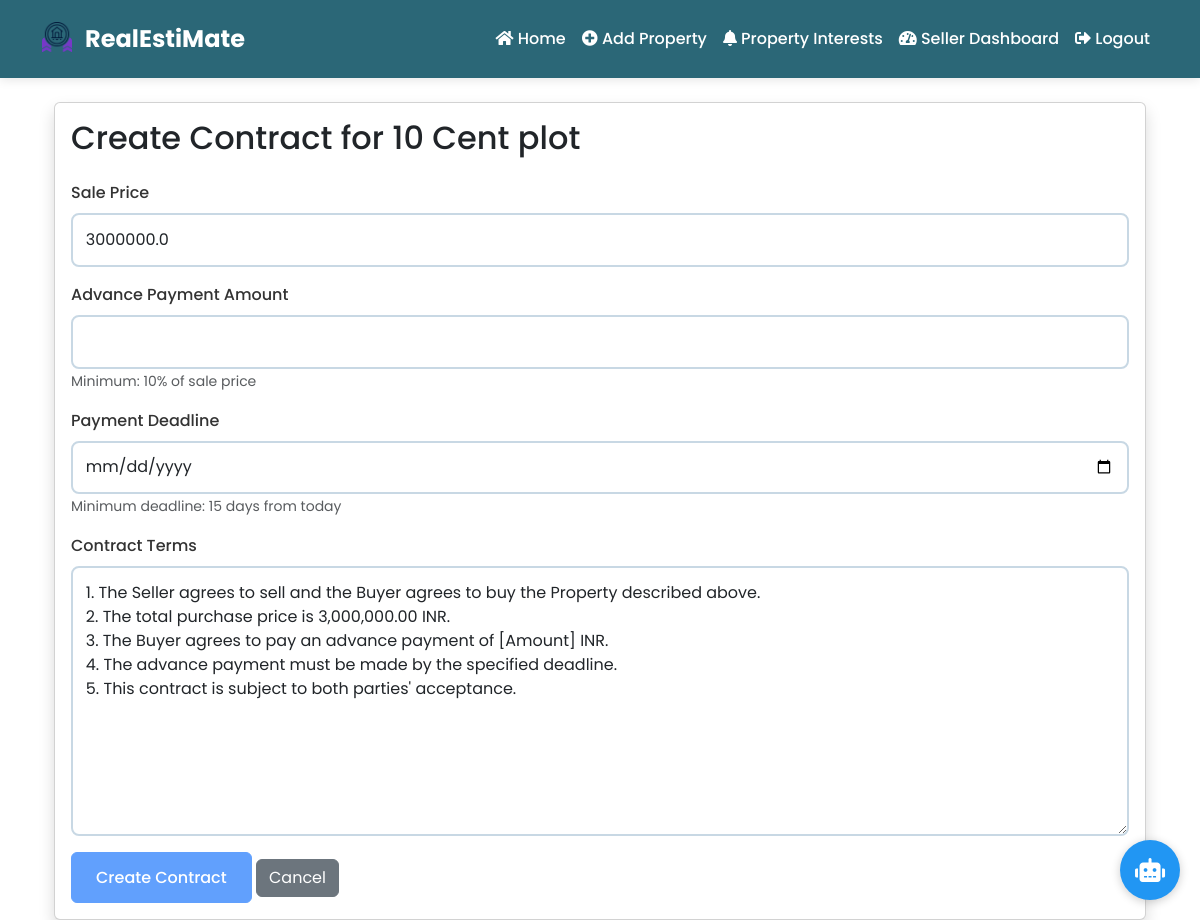
The app's page /contract/create/1/1 (signed in) with its own data.
### app/models/property.py (models this page shows, shortened)
class Property(db.Model):
    id = db.Column(db.Integer, primary_key=True)
    title = db.Column(db.String(100), nullable=False)
    description = db.Column(db.Text)
    price = db.Column(db.Float, nullable=False)
    property_type = db.Column(db.String(50))  # 'house', 'apartment', 'plot'
    location = db.Column(db.String(100), nullable=False)
    latitude = db.Column(db.Float)
    longitude = db.Column(db.Float)
    area = db.Column(db.Float)  # in square feet
    area_unit = db.Column(db.String(20), default='sq_ft')
    bedrooms = db.Column(db.Integer)
    bathrooms = db.Column(db.Integer)
    floor = db.Column(db.Integer)  # for apartments
    total_floors = db.Column(db.Integer)
    plot_dimensions = db.Column(db.String(50))  # e.g., "40x60"
    corner_plot = db.Column(db.Boolean, default=False)
    facing = db.Column(db.String(20))  # North, South, East, West
    image_filename = db.Column(db.String(255))
    image_url = db.Column(db.String(255))
    created_at = db.Column(db.DateTime, default=datetime.utcnow)
    user_id = db.Column(db.Integer, db.ForeignKey('user.id'), nullable=False)
    is_available = db.Column(db.Boolean, default=True)
    is_verified = db.Column(db.Boolean, default=False)
    verification_status = db.Column(db.String(20), default='pending')  # pending, approved, rejected
    admin_feedback = db.Column(db.Text)  # For rejection reason
    verified_at = db.Column(db.DateTime)
    verified_by = db.Column(db.Integer, db.ForeignKey('user.id'), nullable=True)
    interests = db.relationship('PropertyInterest', lazy='dynamic', cascade='all, delete-orphan')
    images = db.relationship('PropertyImage', back_populates='property', cascade='all, delete-orphan')
    documents = db.relationship('PropertyDocument', back_populates='property', cascade='all, delete-orphan')

### app/routes/contract.py (the view, shortened to what this page needs)
@bp.route('/create/<int:property_id>/<int:buyer_id>', methods=['GET', 'POST'])
@login_required
def create(property_id, buyer_id):
    if current_user.user_type != 'seller':
        flash('Only sellers can create contracts', 'danger')
        return redirect(url_for('main.index'))
    property = Property.query.get_or_404(property_id)
    if property.user_id != current_user.id:
        flash('Unauthorized access', 'danger')
        return redirect(url_for('main.index'))
    if not property.is_verified or property.verification_status != 'approved':
        flash('This property is not available for purchase', 'danger')
        return redirect(url_for('main.index'))
    now = datetime.now()
    return render_template('contract/create.html',
                         property=property,
                         now=now,
                         timedelta=timedelta)

### app/models/user.py (called while the page is built)
    @property
    def is_active(self):
        return self.active

### app/templates/contract/create.html (shortened to what this page needs)
{% extends "base.html" %}
{% block content %}
<div class="container">
    <div class="card shadow">
        <div class="card-body">
            <h2 class="mb-4">Create Contract for {{ property.title }}</h2>
            <form method="POST" id="contractForm">
                <div class="mb-3">
                    <label class="form-label">Sale Price</label>
                    <input type="number" name="price" id="price" class="form-control"
                           value="{{ property.price }}" required
                           min="100000" step="1000">
                </div>
                <div class="mb-3">
                    <label class="form-label">Advance Payment Amount</label>
                    <input type="number" name="advance_payment" id="advancePayment" class="form-control" required
                           step="1000">
                    <small class="text-muted">Minimum: 10% of sale price</small>
                </div>
                <div class="mb-3">
                    <label class="form-label">Payment Deadline</label>
                    <input type="date" name="payment_deadline" id="paymentDeadline" class="form-control" required>
                    <small class="text-muted">Minimum deadline: 15 days from today</small>
                </div>
                <div class="mb-3">
                    <label class="form-label">Contract Terms</label>
                    <textarea name="terms" id="terms" class="form-control" rows="10" required>
1. The Seller agrees to sell and the Buyer agrees to buy the Property described above.
2. The total purchase price is {{ "{:,.2f}".format(property.price) }} INR.
3. The Buyer agrees to pay an advance payment of [Amount] INR.
4. The advance payment must be made by the specified deadline.
5. This contract is subject to both parties' acceptance.
                    </textarea>
                </div>
                <button type="submit" class="btn btn-primary" id="submitBtn" disabled>Create Contract</button>
                <a href="{{ url_for('user.view_interests') }}" class="btn btn-secondary">Cancel</a>
            </form>
        </div>
    </div>
</div>
{% endblock %}

### app/static/css/style.css (style rules this page uses)
:root { --primary-color: #2b6777; --secondary-color: #52ab98; --accent-color: #c8d8e4; --dark-bg: #2b6777; --light-bg: #f2f2f2; --text-dark: #333333; --text-light: #ffffff; }
body { font-family: 'Poppins', sans-serif; overflow-x: hidden; }
.card { transition: transform 0.2s; box-shadow: 0 4px 6px rgba(0, 0, 0, 0.1); }
.form-label { color: var(--text-dark); font-weight: 500; margin-bottom: 0.5rem; }
.form-control { border: 2px solid var(--accent-color); padding: 0.8rem; border-radius: 8px; transition: all 0.3s ease; }
.btn-primary { background-color: var(--primary-color); border-color: var(--primary-color); padding: 0.8rem 1.5rem; font-weight: 500; transition: all 0.3s ease; }

### records on screen
Property: title "10 Cent plot", price "3000000.0", terms "1. The Seller agrees to sell and the Buyer agrees to buy the Property described above. 2. The total purchase price is 3,000,000.00 INR. 3. The Buyer agrees to pay an advance payment of [Amount] INR. 4. The advance payment must be made by the specified deadline. 5. This contract is subject to both parties' acceptance."
